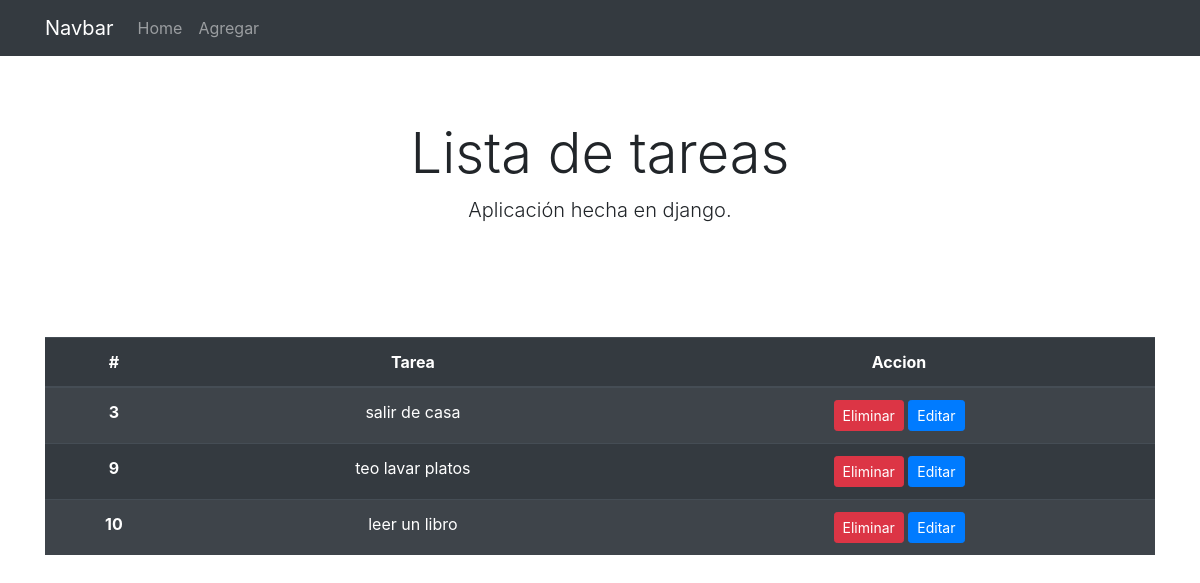
Before: / with the older database file.
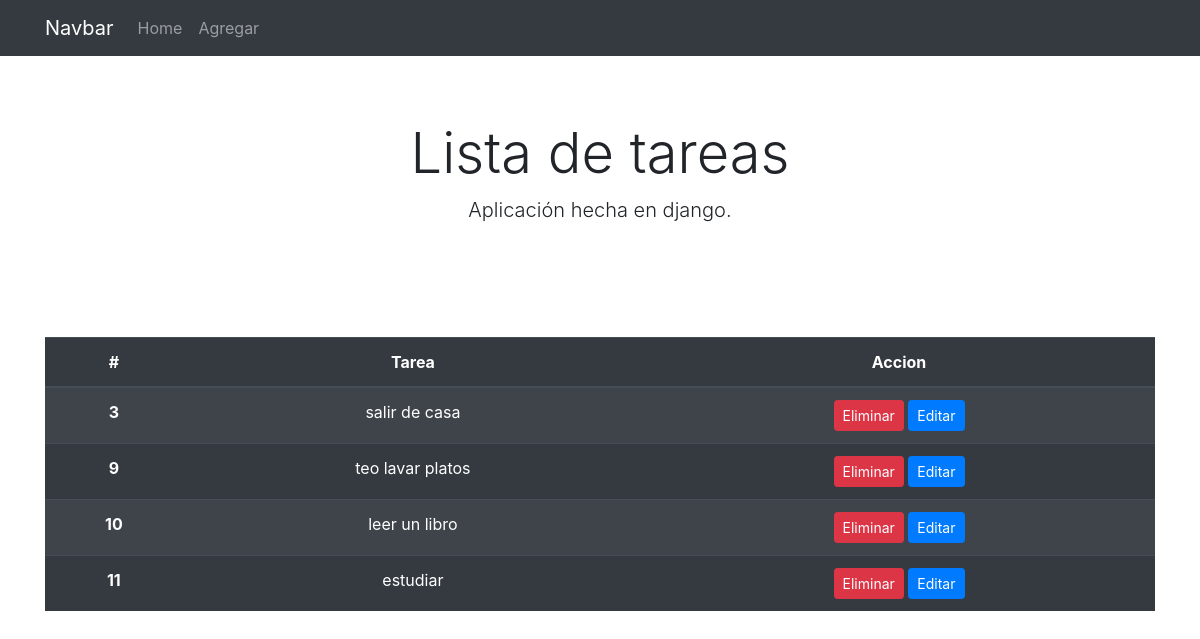
After: the same page with the newer database file.
### todo/models.py (models this page shows)
class Tarea(models.Model):
    tarea = models.CharField(max_length=100)
    def __str__(self):
        return self.tarea

### todo/views.py (the view)
# urls.py: 2. Add a URL to urlpatterns:  path('', views.home, name='home')
def home(request):
    tareas = Tarea.objects.all()
    context = {'tareas':tareas}
    return render(request, 'todo/home.html',context)

### todo/templates/todo/home.html
{% extends 'todo/layout.html' %}
{% block content %}
<div class="container text-center">
    <table class="table table-striped table-dark">
    <thead>
        <tr>
        <th scope="col">#</th>
        <th scope="col">Tarea</th>
        <th scope="col">Accion</th>
        </tr>
    </thead>
    <tbody>
        {% for tarea in tareas %}
        <tr>
            <th scope="row">{{tarea.id}}</th>
            <td>{{tarea}}</td>
            <td>
                <a class="btn btn-danger btn-sm" href="{% url 'eliminar' tarea.id %}">Eliminar</a>
                <a class="btn btn-primary btn-sm" href="{% url 'editar' tarea.id %}">Editar</a>
            </td>
        </tr>
        {% endfor %}
    </tbody>
    </table>
</div>
{% endblock %}

Changed rows visible on the page:
added Tarea: id "11", tarea "estudiar"
